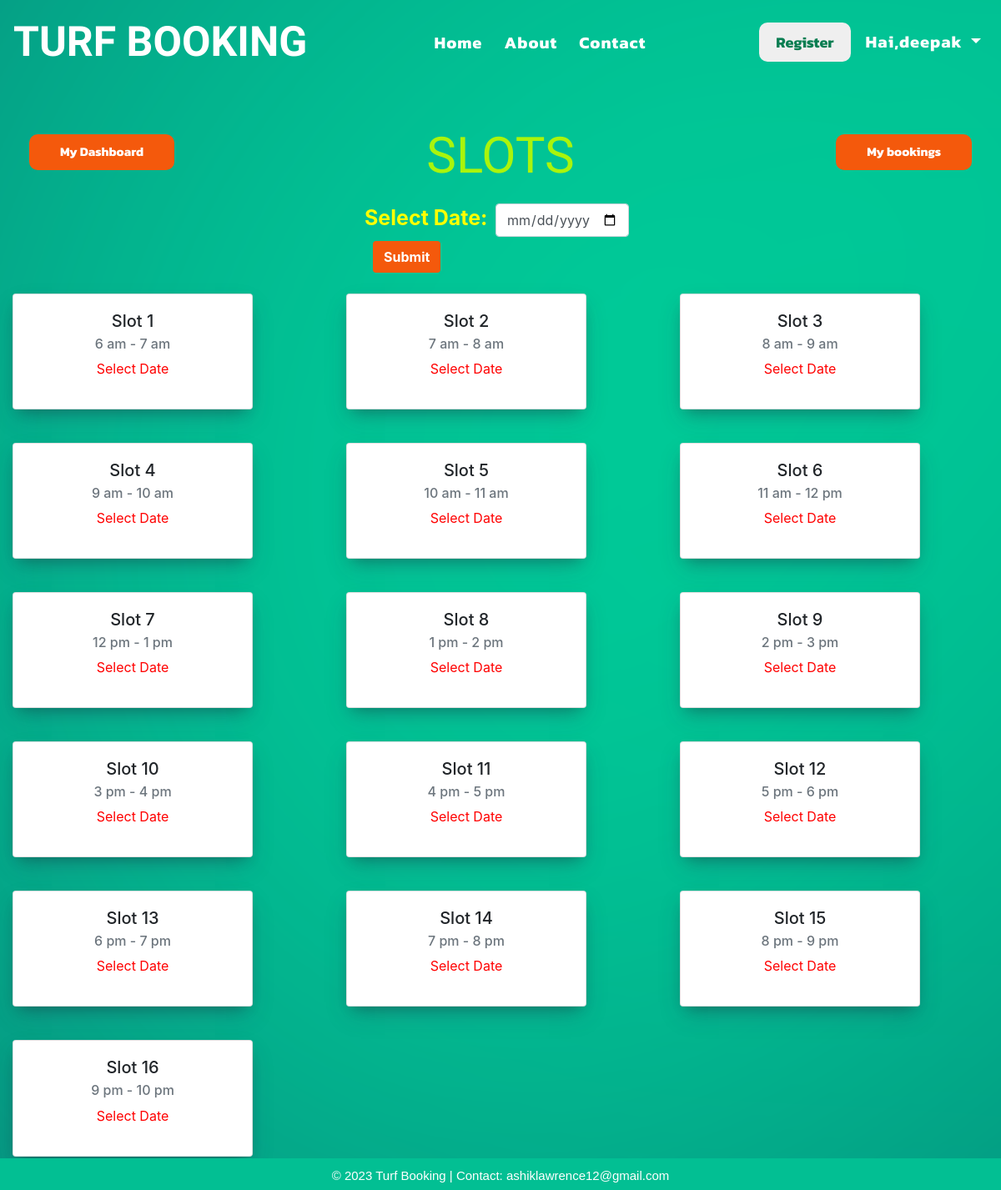
The page /viewslot (signed in) on the database its author committed.
### app1/models.py (models this page shows)
class Slot(models.Model):
    Slotname = models.CharField(max_length=50)
    Timerange = models.TextField()

### app1/views.py (the view)
# urls.py: path('viewslot',views.viewslot,name='viewslot'),
@login_required(login_url='login')
def viewslot(request):
    x = Slot.objects.all()
    y = BookedSlot.objects.all()
    return render(request,'viewslot.html',{'slots':x,'bookedslots':y})

### templates/viewslot.html (shortened to what this page needs)
{% include 'base.html' %}
{% now "Y-m-d" as current_datetime %}
<!DOCTYPE html>
{% load static %}
<html lang="en">
  <head>
    <link
      rel="stylesheet"
      href="https://cdn.jsdelivr.net/npm/bootstrap@4.0.0/dist/css/bootstrap.min.css"
    />
  </head>
  <body>
    {% block content %}
    <div class="container-fluid" id="maincont">
      <div class="row">
        <div class="col-4">
          <a href="main"><button id="btn2" class="btn" style="float: left;">My Dashboard</button></a>
        </div>
        <div class="col-4">
          <h1 style="text-align: center">SLOTS</h1>
        </div>
        <div class="col-4">
          <a href="mybookings"><button id="btn2" class="btn">My bookings</button></a>
        </div>
      </div>
      <div class="row">
        <div class="col"></div>
        <div class="col" id="datecol">
        <form action="dateselect" method="post">
          <label style="color: yellow; font-weight: bold; font-size: 25px;">Select Date:</label>
        <input type="date" class="form-control" id="datepicker" style="margin-left: 5px;" name="slotdate" min="{{current_datetime}}">
        <button type="submit" id="sub_btn" class="btn">Submit</button>
      </form>
    </div>
    <div class="col"></div>
      </div>
      <div class="row">
        {% for i in slots %}
        <div class="col-sm" id="cols">
          <div class="card" style="width: 18rem">
            <div class="card-body">
              <h5 class="card-title">{{i.Slotname}}</h5>
              <h6 class="card-subtitle mb-2 text-muted">{{i.Timerange}}</h6>
              <div class="row">
                <div class="col-12">
                  {% if date %}
                  <p style="text-align: center; color: black;">{{date}}</p>
                  {% if not i.Slotname in booked %}
                 <form action="slotbooking" method="post">
                {% csrf_token %}
                <input type="hidden" name="idnum" value="{{i.id}}">
                <input type="hidden" name="slotname" value="{{i.Slotname}}">
                <input type="hidden" name="timerange" value="{{i.Timerange}}">
                <input type="hidden" name="bookeddate" value="{{current_datetime}}">
                <input type="hidden" name="slotdate" value="{{date}}">
                <button action="submit" id="btn1" class="btn">Book Now</button>
              </form>
              {% else %}
              <p class="card-text">Booked</p>
              {% endif %}
                  {% else %}
                  <p style="text-align: center; color: red;">Select Date</p>
                  {% endif %}
                </div>
              </div>
            </div>
          </div>
        </div>
        {% endfor %}
      </div>
    </div>
    {% endblock %}
  </body>
</html>

### templates/base.html (shortened to what this page needs)
<!DOCTYPE html>
{% load static %}
<html lang="en">
<head>
  <link rel="stylesheet" href="https://cdn.jsdelivr.net/npm/bootstrap@4.0.0/dist/css/bootstrap.min.css"
 />
</head>
<body>
  <nav class="navbar navbar-expand-lg navbar-dark" id="navbc">
    <a class="navbar-brand" href="index">TURF BOOKING</a>
    <div class="collapse navbar-collapse" id="navbarNav">
      <ul class="navbar-nav ml-auto" id="navbarlnk">
        <li class="nav-item">
          <a class="nav-link" href="index">Home <span class="sr-only">(current)</span></a>
        </li>
        <li class="nav-item">
          <a class="nav-link" href="about">About</a>
        </li>
        <li class="nav-item">
          <a class="nav-link" href="contact">Contact</a>
        </li>
      </ul>
      <ul class="navbar-nav ml-auto" id="navlbtn">
        <a href="register"><button type="button" class="btnbor1">Register</button></a>
        {% if request.user.is_authenticated %}
        <li class="nav-item dropdown">
          <a class="nav-link dropdown-toggle" href="#" id="navbarDropdownMenuLink" data-toggle="dropdown"
            aria-haspopup="true" aria-expanded="false">
            Hai,<span style="font-weight: bold">{{ request.user }}</span>
          </a>
        {% else %}
        <a href="login"><button type="button" class="btnbor2">Login</button></a>
        {% endif %}
        </li>
      </ul>
    </div>
  </nav>
  <footer>
    <p>&copy; 2023 Turf Booking | Contact: ashiklawrence12@gmail.com</p>
  </footer>
</body>
</html>

### templates/base.html (style rules this page uses)
.nav-link { color: white !important; font-size: 20px; font-family: "Kanit", sans-serif; font-weight: bold; letter-spacing: 1px; transition: 1s; margin-left: 10px; padding-left: 5px; padding-right: 5px; }
footer { position: fixed; background-color: #02bf93; width: 100%; bottom: 0px; padding-top: 10px; margin-bottom: -10px; z-index: 1; }
footer p { text-align: center; color: white; font-size: 15px; font-family: "Gill Sans", "Gill Sans MT", Calibri, "Trebuchet MS", sans-serif; }
#navbc { background-color: transparent !important; }
.btnbor1 { color: #097e52; border: white; font-weight: bold; font-size: 18px; margin-left: 10px; padding: 10px; padding-left: 20px; padding-right: 20px; border-radius: 10px; transition: 1s; font-family: "Kanit", sans-serif; }
.navbar-brand { font-size: 50px !important; font-weight: bold; font-family: "Teko", sans-serif; }

### rows shown on the page
Slot: Slotname "Slot 1", Timerange "6 am - 7 am"
Slot: Slotname "Slot 2", Timerange "7 am - 8 am"
Slot: Slotname "Slot 3", Timerange "8 am - 9 am"
Slot: Slotname "Slot 4", Timerange "9 am - 10 am"
Slot: Slotname "Slot 5", Timerange "10 am - 11 am"
Slot: Slotname "Slot 6", Timerange "11 am - 12 pm"
Slot: Slotname "Slot 7", Timerange "12 pm - 1 pm"
Slot: Slotname "Slot 8", Timerange "1 pm - 2 pm"
Slot: Slotname "Slot 9", Timerange "2 pm - 3 pm"
Slot: Slotname "Slot 10", Timerange "3 pm - 4 pm"
Slot: Slotname "Slot 11", Timerange "4 pm - 5 pm"
Slot: Slotname "Slot 12", Timerange "5 pm - 6 pm"
Slot: Slotname "Slot 13", Timerange "6 pm - 7 pm"
Slot: Slotname "Slot 14", Timerange "7 pm - 8 pm"
Slot: Slotname "Slot 15", Timerange "8 pm - 9 pm"
Slot: Slotname "Slot 16", Timerange "9 pm - 10 pm"

### other values the page prints
{{ request.user }} "deepak"
